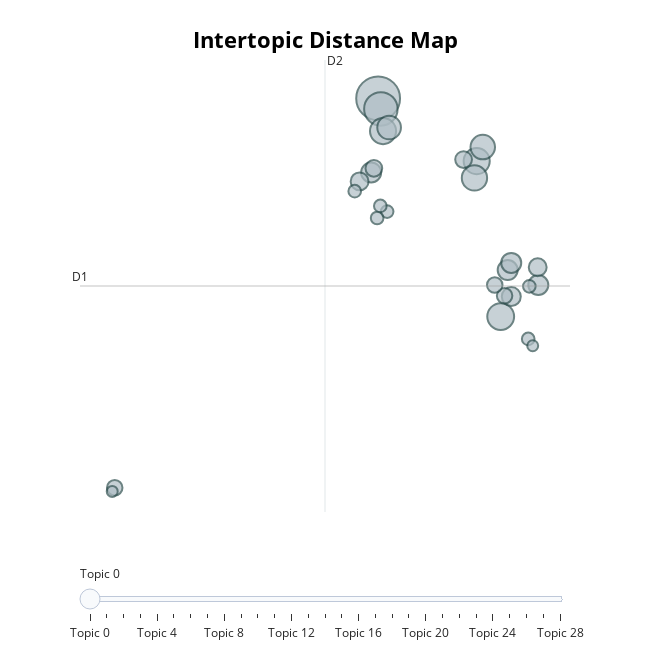

The cell this chart's notebook holds for it:
### Code cell
topic_model.visualize_topics()

### Figure 1 — Plotly figure (JSON) as saved in the notebook; plotly's stock layout.template omitted (floating-point values rounded to 4 significant figures)
{"data": [{"customdata": [[0, " |  |  |  | ", 80], [1, "the | is | of | if | to", 48], [2, "memory | the | is | in | data", 28], [3, "turing | the | test | tm | of", 18], [4, "key | password | hash | it | the", 17], [5, "to | math | book | you | and", 17], [6, "coding | to | learn | you | people", 16], [7, "are | computer | science | posts | those", 15], [8, "ip | server | ms | packet | destination", 14], [9, "stack | overflow | data | community | and", 10], [10, "2520 | 250a | 29 | 257d | 257b", 10], [11, "science | computer | software | difference | industry", 10], [12, "language | languages | programming | concepts | python", 10], [13, "algorithms | algorithm | research | to | in", 9], [14, "bz | 2abz | az | ab | 2cd", 8], [15, "the | it | is | system | cpu", 8], [16, "int | image | traverse | team | visited", 7], [17, "planet | be | it | of | the", 7], [18, "os | emulator | firmwares | overview | dirty", 6], [19, "dump | answer | first | question | my", 6], [20, "gradient | the | cluster | descent | direction", 6], [21, "raspberry | pi | cpus | on | demand", 4], [22, "computation | trees | tree | there | topic", 4], [23, "fibre | expand | we | so | could", 4], [24, "statea | says | title | all | it", 4], [25, "gates | state | circuits | input | circuit", 4], [26, "source | have | both | to | future", 4], [27, "matrix | svd | simpler | pieces | decomposition", 3], [28, "dont | mainly | software | interested | anything", 3]], "hovertemplate": "<b>Topic %{customdata[0]}</b><br>Words: %{customdata[1]}<br>Size: %{customdata[2]}", "legendgroup": "", "marker": {"color": "#B0BEC5", "line": {"color": "DarkSlateGrey", "width": 2}, "size": [80, 48, 28, 18, 17, 17, 16, 15, 14, 10, 10, 10, 10, 9, 8, 8, 7, 7, 6, 6, 6, 4, 4, 4, 4, 4, 4, 3, 3], "sizemode": "area", "sizeref": 0.05, "symbol": "circle"}, "mode": "markers", "name": "", "orientation": "v", "showlegend": false, "type": "scatter", "x": [null, 1.818, 1.916, 6.179, 1.993, 5.325, 5.246, 5.541, 2.209, 6.427, 7.517, 6.554, 1.57, 6.555, 7.495, 1.16, 4.859, 1.666, 6.317, 5.967, -7.552, 2.139, 7.158, 1.783, 0.9857, 7.198, 1.896, -7.641, 7.318], "xaxis": "x", "y": [null, 6.125, 5.872, 0.9009, 5.341, 4.623, 4.221, 4.958, 5.428, 2.016, 1.657, 2.186, 4.352, 1.381, 2.082, 4.137, 4.66, 4.451, 1.401, 1.658, -3.195, 3.414, 0.367, 3.261, 3.903, 1.625, 3.55, -3.284, 0.2027], "yaxis": "y"}], "layout": {"annotations": [{"showarrow": false, "text": "D1", "x": -8.787, "y": 1.633, "yshift": 10}, {"showarrow": false, "text": "D2", "x": -0.07162, "xshift": 10, "y": 7.043}], "height": 650, "hoverlabel": {"bgcolor": "white", "font": {"family": "Rockwell", "size": 16}}, "legend": {"itemsizing": "constant", "tracegroupgap": 0}, "margin": {"t": 60}, "shapes": [{"line": {"color": "#CFD8DC", "width": 2}, "type": "line", "x0": -0.07162, "x1": -0.07162, "y0": -3.777, "y1": 7.043}, {"line": {"color": "#9E9E9E", "width": 2}, "type": "line", "x0": -8.787, "x1": 8.644, "y0": 1.633, "y1": 1.633}], "sliders": [{"active": 0, "pad": {"t": 50}, "steps": [{"args": [{"marker.color": [["red", "#B0BEC5", "#B0BEC5", "#B0BEC5", "#B0BEC5", "#B0BEC5", "#B0BEC5", "#B0BEC5", "#B0BEC5", "#B0BEC5", "#B0BEC5", "#B0BEC5", "#B0BEC5", "#B0BEC5", "#B0BEC5", "#B0BEC5", "#B0BEC5", "#B0BEC5", "#B0BEC5", "#B0BEC5", "#B0BEC5", "#B0BEC5", "#B0BEC5", "#B0BEC5", "#B0BEC5", "#B0BEC5", "#B0BEC5", "#B0BEC5", "#B0BEC5"]]}], "label": "Topic 0", "method": "update"}, {"args": [{"marker.color": [["#B0BEC5", "red", "#B0BEC5", "#B0BEC5", "#B0BEC5", "#B0BEC5", "#B0BEC5", "#B0BEC5", "#B0BEC5", "#B0BEC5", "#B0BEC5", "#B0BEC5", "#B0BEC5", "#B0BEC5", "#B0BEC5", "#B0BEC5", "#B0BEC5", "#B0BEC5", "#B0BEC5", "#B0BEC5", "#B0BEC5", "#B0BEC5", "#B0BEC5", "#B0BEC5", "#B0BEC5", "#B0BEC5", "#B0BEC5", "#B0BEC5", "#B0BEC5"]]}], "label": "Topic 1", "method": "update"}, {"args": [{"marker.color": [["#B0BEC5", "#B0BEC5", "red", "#B0BEC5", "#B0BEC5", "#B0BEC5", "#B0BEC5", "#B0BEC5", "#B0BEC5", "#B0BEC5", "#B0BEC5", "#B0BEC5", "#B0BEC5", "#B0BEC5", "#B0BEC5", "#B0BEC5", "#B0BEC5", "#B0BEC5", "#B0BEC5", "#B0BEC5", "#B0BEC5", "#B0BEC5", "#B0BEC5", "#B0BEC5", "#B0BEC5", "#B0BEC5", "#B0BEC5", "#B0BEC5", "#B0BEC5"]]}], "label": "Topic 2", "method": "update"}, {"args": [{"marker.color": [["#B0BEC5", "#B0BEC5", "#B0BEC5", "red", "#B0BEC5", "#B0BEC5", "#B0BEC5", "#B0BEC5", "#B0BEC5", "#B0BEC5", "#B0BEC5", "#B0BEC5", "#B0BEC5", "#B0BEC5", "#B0BEC5", "#B0BEC5", "#B0BEC5", "#B0BEC5", "#B0BEC5", "#B0BEC5", "#B0BEC5", "#B0BEC5", "#B0BEC5", "#B0BEC5", "#B0BEC5", "#B0BEC5", "#B0BEC5", "#B0BEC5", "#B0BEC5"]]}], "label": "Topic 3", "method": "update"}, {"args": [{"marker.color": [["#B0BEC5", "#B0BEC5", "#B0BEC5", "#B0BEC5", "red", "#B0BEC5", "#B0BEC5", "#B0BEC5", "#B0BEC5", "#B0BEC5", "#B0BEC5", "#B0BEC5", "#B0BEC5", "#B0BEC5", "#B0BEC5", "#B0BEC5", "#B0BEC5", "#B0BEC5", "#B0BEC5", "#B0BEC5", "#B0BEC5", "#B0BEC5", "#B0BEC5", "#B0BEC5", "#B0BEC5", "#B0BEC5", "#B0BEC5", "#B0BEC5", "#B0BEC5"]]}], "label": "Topic 4", "method": "update"}, {"args": [{"marker.color": [["#B0BEC5", "#B0BEC5", "#B0BEC5", "#B0BEC5", "#B0BEC5", "red", "#B0BEC5", "#B0BEC5", "#B0BEC5", "#B0BEC5", "#B0BEC5", "#B0BEC5", "#B0BEC5", "#B0BEC5", "#B0BEC5", "#B0BEC5", "#B0BEC5", "#B0BEC5", "#B0BEC5", "#B0BEC5", "#B0BEC5", "#B0BEC5", "#B0BEC5", "#B0BEC5", "#B0BEC5", "#B0BEC5", "#B0BEC5", "#B0BEC5", "#B0BEC5"]]}], "label": "Topic 5", "method": "update"}, {"args": [{"marker.color": [["#B0BEC5", "#B0BEC5", "#B0BEC5", "#B0BEC5", "#B0BEC5", "#B0BEC5", "red", "#B0BEC5", "#B0BEC5", "#B0BEC5", "#B0BEC5", "#B0BEC5", "#B0BEC5", "#B0BEC5", "#B0BEC5", "#B0BEC5", "#B0BEC5", "#B0BEC5", "#B0BEC5", "#B0BEC5", "#B0BEC5", "#B0BEC5", "#B0BEC5", "#B0BEC5", "#B0BEC5", "#B0BEC5", "#B0BEC5", "#B0BEC5", "#B0BEC5"]]}], "label": "Topic 6", "method": "update"}, {"args": [{"marker.color": [["#B0BEC5", "#B0BEC5", "#B0BEC5", "#B0BEC5", "#B0BEC5", "#B0BEC5", "#B0BEC5", "red", "#B0BEC5", "#B0BEC5", "#B0BEC5", "#B0BEC5", "#B0BEC5", "#B0BEC5", "#B0BEC5", "#B0BEC5", "#B0BEC5", "#B0BEC5", "#B0BEC5", "#B0BEC5", "#B0BEC5", "#B0BEC5", "#B0BEC5", "#B0BEC5", "#B0BEC5", "#B0BEC5", "#B0BEC5", "#B0BEC5", "#B0BEC5"]]}], "label": "Topic 7", "method": "update"}, {"args": [{"marker.color": [["#B0BEC5", "#B0BEC5", "#B0BEC5", "#B0BEC5", "#B0BEC5", "#B0BEC5", "#B0BEC5", "#B0BEC5", "red", "#B0BEC5", "#B0BEC5", "#B0BEC5", "#B0BEC5", "#B0BEC5", "#B0BEC5", "#B0BEC5", "#B0BEC5", "#B0BEC5", "#B0BEC5", "#B0BEC5", "#B0BEC5", "#B0BEC5", "#B0BEC5", "#B0BEC5", "#B0BEC5", "#B0BEC5", "#B0BEC5", "#B0BEC5", "#B0BEC5"]]}], "label": "Topic 8", "method": "update"}, {"args": [{"marker.color": [["#B0BEC5", "#B0BEC5", "#B0BEC5", "#B0BEC5", "#B0BEC5", "#B0BEC5", "#B0BEC5", "#B0BEC5", "#B0BEC5", "red", "#B0BEC5", "#B0BEC5", "#B0BEC5", "#B0BEC5", "#B0BEC5", "#B0BEC5", "#B0BEC5", "#B0BEC5", "#B0BEC5", "#B0BEC5", "#B0BEC5", "#B0BEC5", "#B0BEC5", "#B0BEC5", "#B0BEC5", "#B0BEC5", "#B0BEC5", "#B0BEC5", "#B0BEC5"]]}], "label": "Topic 9", "method": "update"}, {"args": [{"marker.color": [["#B0BEC5", "#B0BEC5", "#B0BEC5", "#B0BEC5", "#B0BEC5", "#B0BEC5", "#B0BEC5", "#B0BEC5", "#B0BEC5", "#B0BEC5", "red", "#B0BEC5", "#B0BEC5", "#B0BEC5", "#B0BEC5", "#B0BEC5", "#B0BEC5", "#B0BEC5", "#B0BEC5", "#B0BEC5", "#B0BEC5", "#B0BEC5", "#B0BEC5", "#B0BEC5", "#B0BEC5", "#B0BEC5", "#B0BEC5", "#B0BEC5", "#B0BEC5"]]}], "label": "Topic 10", "method": "update"}, {"args": [{"marker.color": [["#B0BEC5", "#B0BEC5", "#B0BEC5", "#B0BEC5", "#B0BEC5", "#B0BEC5", "#B0BEC5", "#B0BEC5", "#B0BEC5", "#B0BEC5", "#B0BEC5", "red", "#B0BEC5", "#B0BEC5", "#B0BEC5", "#B0BEC5", "#B0BEC5", "#B0BEC5", "#B0BEC5", "#B0BEC5", "#B0BEC5", "#B0BEC5", "#B0BEC5", "#B0BEC5", "#B0BEC5", "#B0BEC5", "#B0BEC5", "#B0BEC5", "#B0BEC5"]]}], "label": "Topic 11", "method": "update"}, {"args": [{"marker.color": [["#B0BEC5", "#B0BEC5", "#B0BEC5", "#B0BEC5", "#B0BEC5", "#B0BEC5", "#B0BEC5", "#B0BEC5", "#B0BEC5", "#B0BEC5", "#B0BEC5", "#B0BEC5", "red", "#B0BEC5", "#B0BEC5", "#B0BEC5", "#B0BEC5", "#B0BEC5", "#B0BEC5", "#B0BEC5", "#B0BEC5", "#B0BEC5", "#B0BEC5", "#B0BEC5", "#B0BEC5", "#B0BEC5", "#B0BEC5", "#B0BEC5", "#B0BEC5"]]}], "label": "Topic 12", "method": "update"}, {"args": [{"marker.color": [["#B0BEC5", "#B0BEC5", "#B0BEC5", "#B0BEC5", "#B0BEC5", "#B0BEC5", "#B0BEC5", "#B0BEC5", "#B0BEC5", "#B0BEC5", "#B0BEC5", "#B0BEC5", "#B0BEC5", "red", "#B0BEC5", "#B0BEC5", "#B0BEC5", "#B0BEC5", "#B0BEC5", "#B0BEC5", "#B0BEC5", "#B0BEC5", "#B0BEC5", "#B0BEC5", "#B0BEC5", "#B0BEC5", "#B0BEC5", "#B0BEC5", "#B0BEC5"]]}], "label": "Topic 13", "method": "update"}, {"args": [{"marker.color": [["#B0BEC5", "#B0BEC5", "#B0BEC5", "#B0BEC5", "#B0BEC5", "#B0BEC5", "#B0BEC5", "#B0BEC5", "#B0BEC5", "#B0BEC5", "#B0BEC5", "#B0BEC5", "#B0BEC5", "#B0BEC5", "red", "#B0BEC5", "#B0BEC5", "#B0BEC5", "#B0BEC5", "#B0BEC5", "#B0BEC5", "#B0BEC5", "#B0BEC5", "#B0BEC5", "#B0BEC5", "#B0BEC5", "#B0BEC5", "#B0BEC5", "#B0BEC5"]]}], "label": "Topic 14", "method": "update"}, {"args": [{"marker.color": [["#B0BEC5", "#B0BEC5", "#B0BEC5", "#B0BEC5", "#B0BEC5", "#B0BEC5", "#B0BEC5", "#B0BEC5", "#B0BEC5", "#B0BEC5", "#B0BEC5", "#B0BEC5", "#B0BEC5", "#B0BEC5", "#B0BEC5", "red", "#B0BEC5", "#B0BEC5", "#B0BEC5", "#B0BEC5", "#B0BEC5", "#B0BEC5", "#B0BEC5", "#B0BEC5", "#B0BEC5", "#B0BEC5", "#B0BEC5", "#B0BEC5", "#B0BEC5"]]}], "label": "Topic 15", "method": "update"}, {"args": [{"marker.color": [["#B0BEC5", "#B0BEC5", "#B0BEC5", "#B0BEC5", "#B0BEC5", "#B0BEC5", "#B0BEC5", "#B0BEC5", "#B0BEC5", "#B0BEC5", "#B0BEC5", "#B0BEC5", "#B0BEC5", "#B0BEC5", "#B0BEC5", "#B0BEC5", "red", "#B0BEC5", "#B0BEC5", "#B0BEC5", "#B0BEC5", "#B0BEC5", "#B0BEC5", "#B0BEC5", "#B0BEC5", "#B0BEC5", "#B0BEC5", "#B0BEC5", "#B0BEC5"]]}], "label": "Topic 16", "method": "update"}, {"args": [{"marker.color": [["#B0BEC5", "#B0BEC5", "#B0BEC5", "#B0BEC5", "#B0BEC5", "#B0BEC5", "#B0BEC5", "#B0BEC5", "#B0BEC5", "#B0BEC5", "#B0BEC5", "#B0BEC5", "#B0BEC5", "#B0BEC5", "#B0BEC5", "#B0BEC5", "#B0BEC5", "red", "#B0BEC5", "#B0BEC5", "#B0BEC5", "#B0BEC5", "#B0BEC5", "#B0BEC5", "#B0BEC5", "#B0BEC5", "#B0BEC5", "#B0BEC5", "#B0BEC5"]]}], "label": "Topic 17", "method": "update"}, {"args": [{"marker.color": [["#B0BEC5", "#B0BEC5", "#B0BEC5", "#B0BEC5", "#B0BEC5", "#B0BEC5", "#B0BEC5", "#B0BEC5", "#B0BEC5", "#B0BEC5", "#B0BEC5", "#B0BEC5", "#B0BEC5", "#B0BEC5", "#B0BEC5", "#B0BEC5", "#B0BEC5", "#B0BEC5", "red", "#B0BEC5", "#B0BEC5", "#B0BEC5", "#B0BEC5", "#B0BEC5", "#B0BEC5", "#B0BEC5", "#B0BEC5", "#B0BEC5", "#B0BEC5"]]}], "label": "Topic 18", "method": "update"}, {"args": [{"marker.color": [["#B0BEC5", "#B0BEC5", "#B0BEC5", "#B0BEC5", "#B0BEC5", "#B0BEC5", "#B0BEC5", "#B0BEC5", "#B0BEC5", "#B0BEC5", "#B0BEC5", "#B0BEC5", "#B0BEC5", "#B0BEC5", "#B0BEC5", "#B0BEC5", "#B0BEC5", "#B0BEC5", "#B0BEC5", "red", "#B0BEC5", "#B0BEC5", "#B0BEC5", "#B0BEC5", "#B0BEC5", "#B0BEC5", "#B0BEC5", "#B0BEC5", "#B0BEC5"]]}], "label": "Topic 19", "method": "update"}, {"args": [{"marker.color": [["#B0BEC5", "#B0BEC5", "#B0BEC5", "#B0BEC5", "#B0BEC5", "#B0BEC5", "#B0BEC5", "#B0BEC5", "#B0BEC5", "#B0BEC5", "#B0BEC5", "#B0BEC5", "#B0BEC5", "#B0BEC5", "#B0BEC5", "#B0BEC5", "#B0BEC5", "#B0BEC5", "#B0BEC5", "#B0BEC5", "red", "#B0BEC5", "#B0BEC5", "#B0BEC5", "#B0BEC5", "#B0BEC5", "#B0BEC5", "#B0BEC5", "#B0BEC5"]]}], "label": "Topic 20", "method": "update"}, {"args": [{"marker.color": [["#B0BEC5", "#B0BEC5", "#B0BEC5", "#B0BEC5", "#B0BEC5", "#B0BEC5", "#B0BEC5", "#B0BEC5", "#B0BEC5", "#B0BEC5", "#B0BEC5", "#B0BEC5", "#B0BEC5", "#B0BEC5", "#B0BEC5", "#B0BEC5", "#B0BEC5", "#B0BEC5", "#B0BEC5", "#B0BEC5", "#B0BEC5", "red", "#B0BEC5", "#B0BEC5", "#B0BEC5", "#B0BEC5", "#B0BEC5", "#B0BEC5", "#B0BEC5"]]}], "label": "Topic 21", "method": "update"}, {"args": [{"marker.color": [["#B0BEC5", "#B0BEC5", "#B0BEC5", "#B0BEC5", "#B0BEC5", "#B0BEC5", "#B0BEC5", "#B0BEC5", "#B0BEC5", "#B0BEC5", "#B0BEC5", "#B0BEC5", "#B0BEC5", "#B0BEC5", "#B0BEC5", "#B0BEC5", "#B0BEC5", "#B0BEC5", "#B0BEC5", "#B0BEC5", "#B0BEC5", "#B0BEC5", "red", "#B0BEC5", "#B0BEC5", "#B0BEC5", "#B0BEC5", "#B0BEC5", "#B0BEC5"]]}], "label": "Topic 22", "method": "update"}, {"args": [{"marker.color": [["#B0BEC5", "#B0BEC5", "#B0BEC5", "#B0BEC5", "#B0BEC5", "#B0BEC5", "#B0BEC5", "#B0BEC5", "#B0BEC5", "#B0BEC5", "#B0BEC5", "#B0BEC5", "#B0BEC5", "#B0BEC5", "#B0BEC5", "#B0BEC5", "#B0BEC5", "#B0BEC5", "#B0BEC5", "#B0BEC5", "#B0BEC5", "#B0BEC5", "#B0BEC5", "red", "#B0BEC5", "#B0BEC5", "#B0BEC5", "#B0BEC5", "#B0BEC5"]]}], "label": "Topic 23", "method": "update"}, {"args": [{"marker.color": [["#B0BEC5", "#B0BEC5", "#B0BEC5", "#B0BEC5", "#B0BEC5", "#B0BEC5", "#B0BEC5", "#B0BEC5", "#B0BEC5", "#B0BEC5", "#B0BEC5", "#B0BEC5", "#B0BEC5", "#B0BEC5", "#B0BEC5", "#B0BEC5", "#B0BEC5", "#B0BEC5", "#B0BEC5", "#B0BEC5", "#B0BEC5", "#B0BEC5", "#B0BEC5", "#B0BEC5", "red", "#B0BEC5", "#B0BEC5", "#B0BEC5", "#B0BEC5"]]}], "label": "Topic 24", "method": "update"}, {"args": [{"marker.color": [["#B0BEC5", "#B0BEC5", "#B0BEC5", "#B0BEC5", "#B0BEC5", "#B0BEC5", "#B0BEC5", "#B0BEC5", "#B0BEC5", "#B0BEC5", "#B0BEC5", "#B0BEC5", "#B0BEC5", "#B0BEC5", "#B0BEC5", "#B0BEC5", "#B0BEC5", "#B0BEC5", "#B0BEC5", "#B0BEC5", "#B0BEC5", "#B0BEC5", "#B0BEC5", "#B0BEC5", "#B0BEC5", "red", "#B0BEC5", "#B0BEC5", "#B0BEC5"]]}], "label": "Topic 25", "method": "update"}, {"args": [{"marker.color": [["#B0BEC5", "#B0BEC5", "#B0BEC5", "#B0BEC5", "#B0BEC5", "#B0BEC5", "#B0BEC5", "#B0BEC5", "#B0BEC5", "#B0BEC5", "#B0BEC5", "#B0BEC5", "#B0BEC5", "#B0BEC5", "#B0BEC5", "#B0BEC5", "#B0BEC5", "#B0BEC5", "#B0BEC5", "#B0BEC5", "#B0BEC5", "#B0BEC5", "#B0BEC5", "#B0BEC5", "#B0BEC5", "#B0BEC5", "red", "#B0BEC5", "#B0BEC5"]]}], "label": "Topic 26", "method": "update"}, {"args": [{"marker.color": [["#B0BEC5", "#B0BEC5", "#B0BEC5", "#B0BEC5", "#B0BEC5", "#B0BEC5", "#B0BEC5", "#B0BEC5", "#B0BEC5", "#B0BEC5", "#B0BEC5", "#B0BEC5", "#B0BEC5", "#B0BEC5", "#B0BEC5", "#B0BEC5", "#B0BEC5", "#B0BEC5", "#B0BEC5", "#B0BEC5", "#B0BEC5", "#B0BEC5", "#B0BEC5", "#B0BEC5", "#B0BEC5", "#B0BEC5", "#B0BEC5", "red", "#B0BEC5"]]}], "label": "Topic 27", "method": "update"}, {"args": [{"marker.color": [["#B0BEC5", "#B0BEC5", "#B0BEC5", "#B0BEC5", "#B0BEC5", "#B0BEC5", "#B0BEC5", "#B0BEC5", "#B0BEC5", "#B0BEC5", "#B0BEC5", "#B0BEC5", "#B0BEC5", "#B0BEC5", "#B0BEC5", "#B0BEC5", "#B0BEC5", "#B0BEC5", "#B0BEC5", "#B0BEC5", "#B0BEC5", "#B0BEC5", "#B0BEC5", "#B0BEC5", "#B0BEC5", "#B0BEC5", "#B0BEC5", "#B0BEC5", "red"]]}], "label": "Topic 28", "method": "update"}]}], "title": {"font": {"color": "Black", "size": 22}, "text": "<b>Intertopic Distance Map", "x": 0.5, "xanchor": "center", "y": 0.95, "yanchor": "top"}, "width": 650, "xaxis": {"anchor": "y", "domain": [0, 1], "range": [-8.787, 8.644], "title": {"text": ""}, "visible": false}, "yaxis": {"anchor": "x", "domain": [0, 1], "range": [-3.777, 7.043], "title": {"text": ""}, "visible": false}}}
